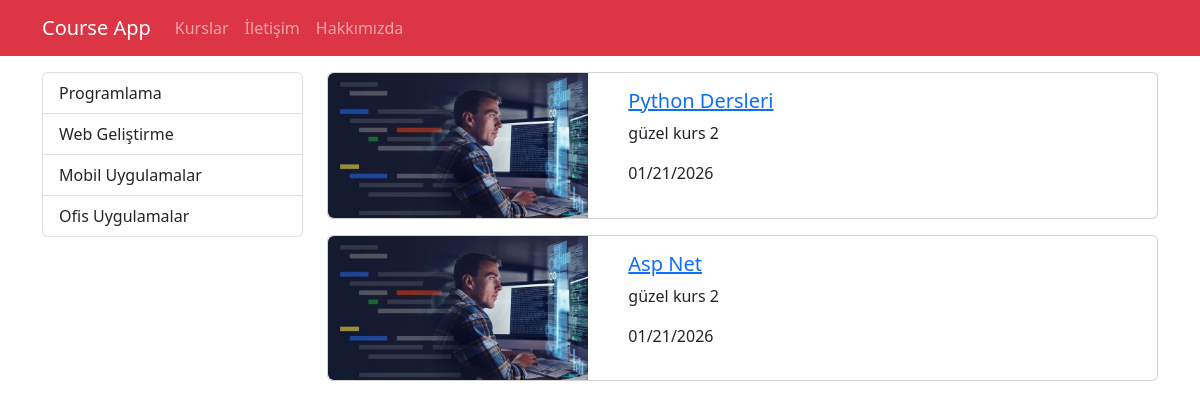
The app's page /kurslar/, older data.
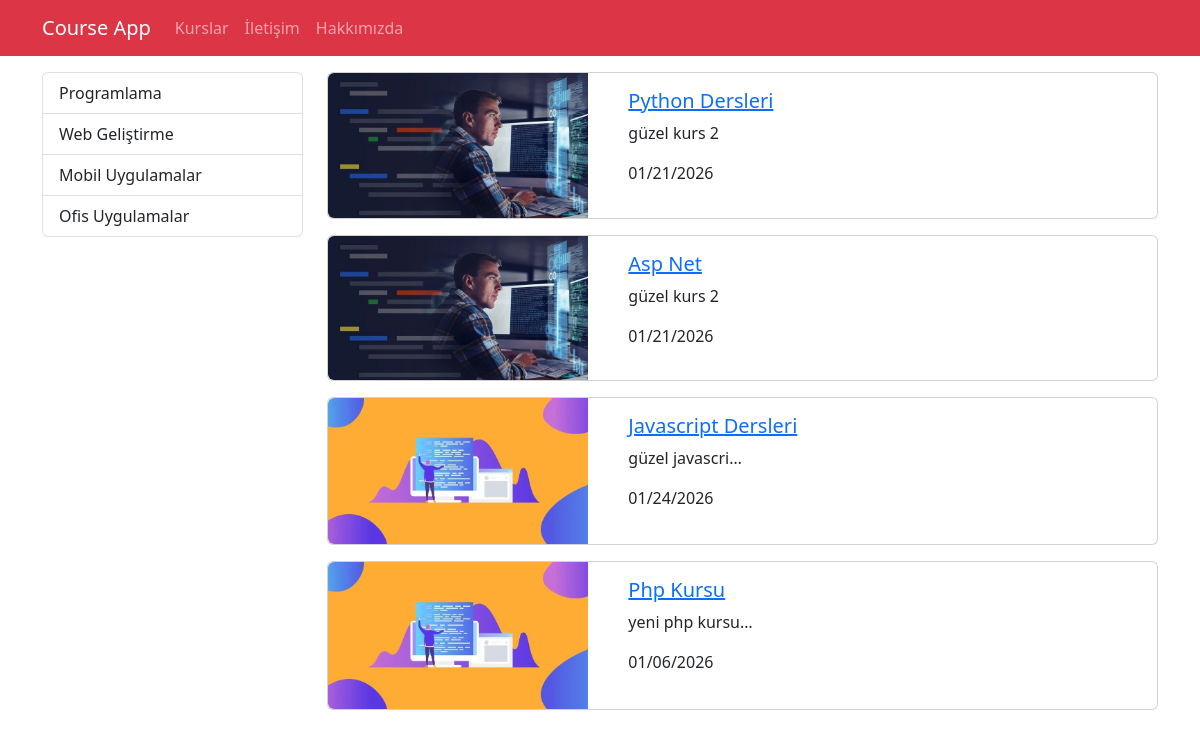
The same page, newer data.
### courses/models.py (models this page shows, shortened)
class Category(models.Model):
    name = models.CharField(max_length=40)
    slug = models.SlugField(default = "", null=False, unique = True, db_index= True)

class Course(models.Model):
    title = models.CharField(max_length=50,null=True)
    description = models.TextField()
    imageUrl = models.CharField(max_length=50, blank=False)
    date = models.DateField(auto_now = True)
    isActive = models.BooleanField()
    slug = models.SlugField(default="", blank=True, null=False, unique = True, db_index=True)
    category = models.ForeignKey(Category, default = 1, on_delete = models.CASCADE, related_name = "kurslar")

### courses/views.py (the view)
# urls.py: path('',views.index),
def index(request):
    kurslar = Course.objects.filter(isActive=1)
    kategoriler = Category.objects.all()
    return render(request,'courses/index.html',{
        'categories': kategoriler,
        'courses':kurslar
    })

### courses/templates/courses/index.html (shortened to what this page needs)
{% extends 'layout.html'%}
{% load static %}
{% block css_files %}
    <link rel="stylesheet" href="{% static 'courses/css/style.css' %}">
{% endblock  %}
{% block content %}
     <div class="container mt-3">
            <div class="row">
                <div class="col-3">
                    {% include "courses/partials/_categories.html" %}
                </div>
                <div class="col-9">
                    {% for course in courses  %}
                            {% include "courses/partials/_course.html" %}
                    {% endfor %}
                </div>
            </div>
        </div>
{% endblock %}

### courses/templates/courses/partials/_categories.html
 <div class="list-group">
      {% for category in categories %}
          <a href="{% url "courses_by_category" category.slug %}"
          class="list-group-item list-group-item-action">
          {{ category.name|title }} </a>
     {% endfor %}
</div>

### courses/templates/courses/partials/_course.html
 {% load static %}
 <div class="card mb-3">
                            <div class="row">
                                    <div class="col-4">
                                        <img src = "{% static "courses/img/"|add:course.imageUrl %}" alt="{{course.title}}" class = "img-fluid rounded-start">
                                    </div>
                                    <div class="col-8">
                                        <div class="card-body">
                                            <h5 class="card-title">
                                                <a href="{% url 'course_details' course.slug %}">
                                                    {{ course.title|title }}
                                                </a>
                                            </h5>
                                            <p class="card-text">{{ course.description|truncatechars:15 }}</p>
                                            <p>{{course.date|date:"SHORT_DATE_FORMAT"}}</p>
                                        </div>
                                    </div>
                            </div>
</div>

Row changes from the older to the newer data that the page shows:
added Course: imageUrl (picture), title "Javascript Dersleri", description "güzel javascri…", date "01/24/2026"
added Course: imageUrl (picture), title "Php Kursu", description "yeni php kursu…", date "01/06/2026"
